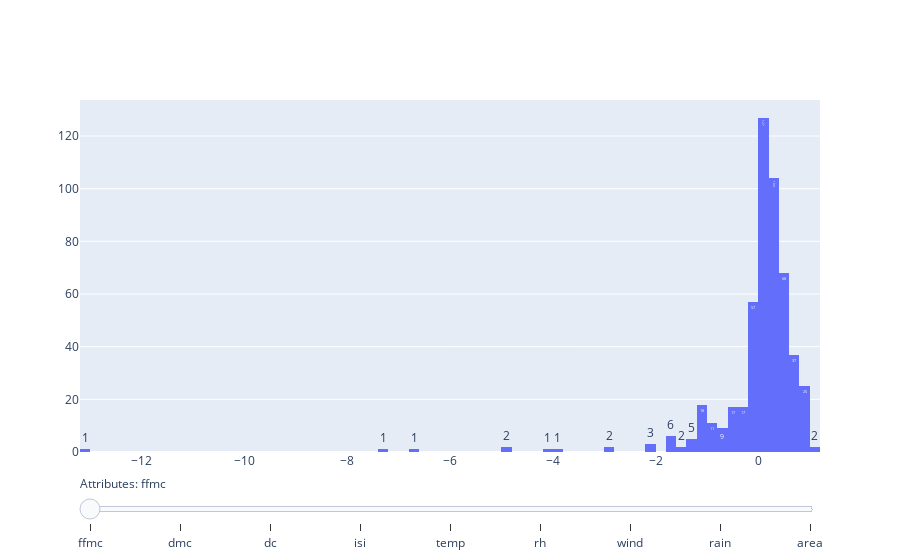

Notebook code cell kept with this figure:
### Code cell
lab.eda.histogram_all(rawScaled)

### Figure 1 — Plotly figure (JSON) as saved in the notebook; plotly's stock layout.template omitted (floating-point values rounded to 4 significant figures; data arrays with more than 128 entries replaced by an {"elided": "..."} marker saying what was removed)
{"data": [{"hoverinfo": "y", "texttemplate": "%{y}", "type": "histogram", "visible": true, "x": {"elided": "517 float values"}}, {"hoverinfo": "y", "texttemplate": "%{y}", "type": "histogram", "visible": false, "x": {"elided": "517 float values"}}, {"hoverinfo": "y", "texttemplate": "%{y}", "type": "histogram", "visible": false, "x": {"elided": "517 float values"}}, {"hoverinfo": "y", "texttemplate": "%{y}", "type": "histogram", "visible": false, "x": {"elided": "517 float values"}}, {"hoverinfo": "y", "texttemplate": "%{y}", "type": "histogram", "visible": false, "x": {"elided": "517 float values"}}, {"hoverinfo": "y", "texttemplate": "%{y}", "type": "histogram", "visible": false, "x": {"elided": "517 float values"}}, {"hoverinfo": "y", "texttemplate": "%{y}", "type": "histogram", "visible": false, "x": {"elided": "517 float values"}}, {"hoverinfo": "y", "texttemplate": "%{y}", "type": "histogram", "visible": false, "x": {"elided": "517 float values"}}, {"hoverinfo": "y", "texttemplate": "%{y}", "type": "histogram", "visible": false, "x": {"elided": "517 float values"}}], "layout": {"sliders": [{"active": 0, "currentvalue": {"prefix": "Attributes: ", "visible": true}, "steps": [{"args": [{"visible": [true, false, false, false, false, false, false, false, false]}, {"title": "[FFMC] Data Distribution"}], "label": "ffmc", "method": "update"}, {"args": [{"visible": [false, true, false, false, false, false, false, false, false]}, {"title": "[DMC] Data Distribution"}], "label": "dmc", "method": "update"}, {"args": [{"visible": [false, false, true, false, false, false, false, false, false]}, {"title": "[DC] Data Distribution"}], "label": "dc", "method": "update"}, {"args": [{"visible": [false, false, false, true, false, false, false, false, false]}, {"title": "[ISI] Data Distribution"}], "label": "isi", "method": "update"}, {"args": [{"visible": [false, false, false, false, true, false, false, false, false]}, {"title": "[TEMP] Data Distribution"}], "label": "temp", "method": "update"}, {"args": [{"visible": [false, false, false, false, false, true, false, false, false]}, {"title": "[RH] Data Distribution"}], "label": "rh", "method": "update"}, {"args": [{"visible": [false, false, false, false, false, false, true, false, false]}, {"title": "[WIND] Data Distribution"}], "label": "wind", "method": "update"}, {"args": [{"visible": [false, false, false, false, false, false, false, true, false]}, {"title": "[RAIN] Data Distribution"}], "label": "rain", "method": "update"}, {"args": [{"visible": [false, false, false, false, false, false, false, false, true]}, {"title": "[AREA] Data Distribution"}], "label": "area", "method": "update"}]}]}}
